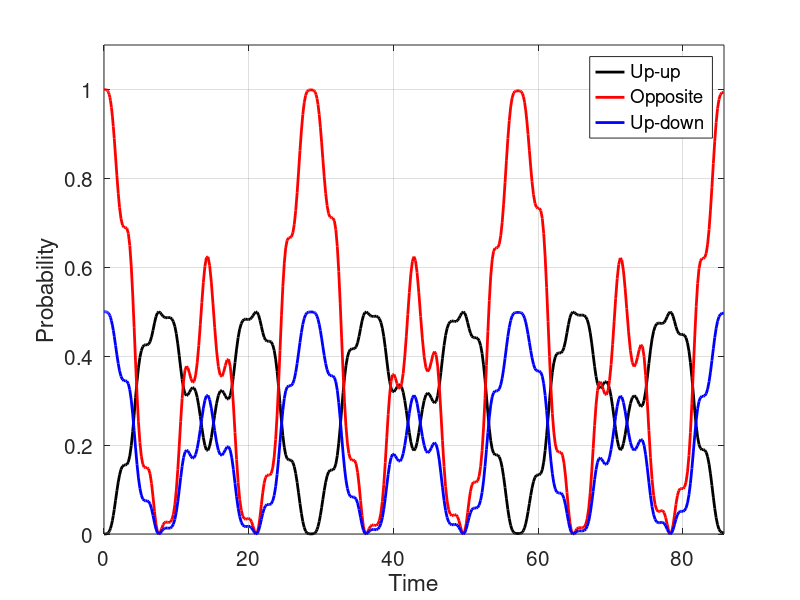
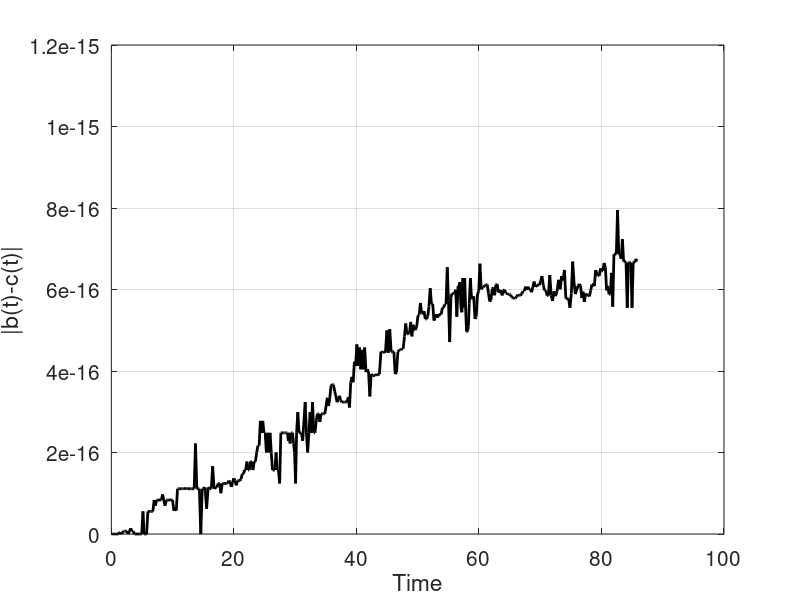

MATLAB code to generate these figures, in order:
% This script simulates a system consisting of two 
% spin 1/2-particles exposed to the same magnetic field. 
% This field has both a static part and a dynamic part. 
% The dynamic part oscillates in time as a sine function.
% The static field points in the z-direction, thus lifting
% the degenerecy between spin up and spin down. The
% oscillating field is taken to point along the x-axis.
%
% The two particle interacts thorough the spin-spin interaction.
% 
% The implementation solves the Schrödinger equation (TDSE)
% by using the MATLAB routine ode45. It plots the 
% probability of both spins pointing upwards and the probability 
% of opposite alignment along the z-axis as functions of time.
%
% Several choices of initial state are listed; the desired one is 
% selected by commenting out the other ones.
%
% The inputs are
% E     - the energy separation induced by the static field
% Omega - the strength of the oscillating field
% w     - the angular frequency of the oscillating field
% OpticalCycles - the duration of the simulation, given
% by the number of periods of the oscillating field.
% u     - the strength of the spin-spin interaction.
% 
% All inputs are hard coded initially.

% Parameters for the magnetic field
E = 1;
Omega= 0.2;
w = 1.1;

% Spin-spin interaction strength
u = 0.025;

% Duration of the simulation
OpticalCycles=15;
Tfinal = OpticalCycles*2*pi/w;

% Set up the equation - with the Hamiltonian
% Static part
H0 = [-E+u 0 0 0; 0 -u 2*u 0; 0 2*u -u 0; 0 0 0 E+u];                  
% Coupling matrix
InteractionMatrix = [0 1 1 0; 1 0 0 1; 1 0 0 1; 0 1 1 0];        
% Right and side of the TDSE
F = @(t,x) -i*(H0+Omega*sin(w*t)*InteractionMatrix)*x;

% Initial state
%x0 = [1; 0; 0; 0];              % Up-up
x0 = [0; 1; 1; 0]/sqrt(2);     % Entangled, exchange symmetric
%x0 = [0; 1; -1; 0]/sqrt(2);    % Entangled, exchange anti-symmetric
%x0 = [0; 1; 0; 0];             % Up-down

% Solve using built-in function (Runge-Kutta)
[T X]=ode45(F, [0 Tfinal], x0);         % Solves the TDSE

% Plot result
figure(1)
% Up-Up probability
plot(T, abs(X(:,1)).^2, 'k-', 'linewidth', 2)
hold on
% Probability for opposite spin alingment along the z-axis
plot(T,abs(X(:,2)).^2 + abs(X(:,3)).^2, 'r-', 'linewidth', 2)
% Up-down probability
plot(T,abs(X(:,2)).^2, 'b-', 'linewidth', 2)
hold off
% Explain the axes, set limits and fontsizes
grid on
xlabel('Time')
ylabel('Probability')
%legend('Up-up', 'Opposite')
legend('Up-up', 'Opposite', 'Up-down')
set(gca, 'fontsize', 15)
axis([0 Tfinal 0 1.1])

% Check for symmetry breaking
figure(2)
plot(T, abs(X(:,2)-X(:,3)), 'k-', 'linewidth', 2)
grid on
xlabel('Time')
ylabel('|b(t)-c(t)|')
set(gca, 'fontsize', 15)
